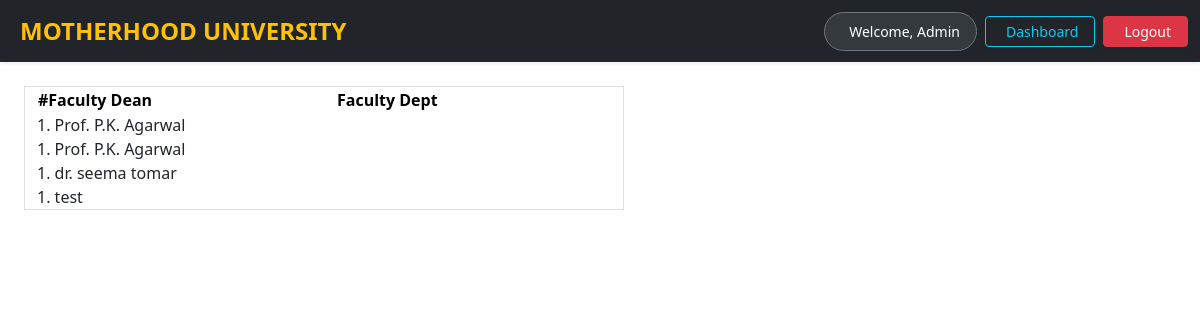
/admin/All_Dean_Details.php, run on an earlier commit of the app's database.
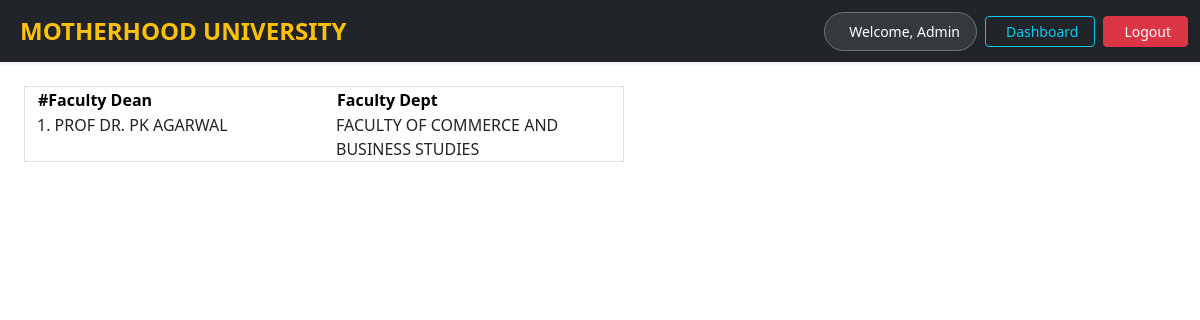
And on a later commit of the database.
### tables this page shows
CREATE TABLE `deans` (
  `id` int(11) NOT NULL,
  `Dean_name` varchar(222) NOT NULL,
  `faculty_name` varchar(222) NOT NULL,
  `number` int(11) NOT NULL
);

### admin/All_Dean_Details.php (the view, shortened to what this page needs)
<?php
include "../db_connect.php";
?>
<!doctype html>
<html lang="en" data-bs-theme="light">
<head>
    <link href="https://cdn.jsdelivr.net/npm/bootstrap@5.3.8/dist/css/bootstrap.min.css" rel="stylesheet"
 />
</head>
<body>
    <?php include 'admin_navbar.php'; ?>
    <div class="row border m-4 w-50">
        <div class="col"> <?php
        $query = "SELECT dean_name FROM `deans`";
        $result = mysqli_query($conn, $query);
        $index=1;
        echo "<table class='table-primary'><tr><th>#Faculty Dean</th></tr></table>";
        while ($row = mysqli_fetch_assoc($result)) {
            $val = $row['dean_name'];
            echo " $index. $val  </br>";
        }
        ?></div>
        <div class="col">
            <?php
            $query = "SELECT faculty_name FROM `deans`";
            $result = mysqli_query($conn, $query);
            echo "<table class='table-primary'><tr><th>Faculty Dept</th></tr></table>";
            while ($row = mysqli_fetch_assoc($result)) {
                $val = $row['faculty_name'];
                echo "$val  </br>";
            }
            ?>
        </div>
    </div>
</body>
</html>

What changed in the data, as far as the page shows it:
removed deans: Dean_name "Prof. P.K. Agarwal"
removed deans: Dean_name "Prof. P.K. Agarwal"
removed deans: Dean_name "dr. seema tomar"
removed deans: Dean_name "test"
added deans: Dean_name "PROF DR. PK AGARWAL", faculty_name "FACULTY OF COMMERCE AND BUSINESS STUDIES"
